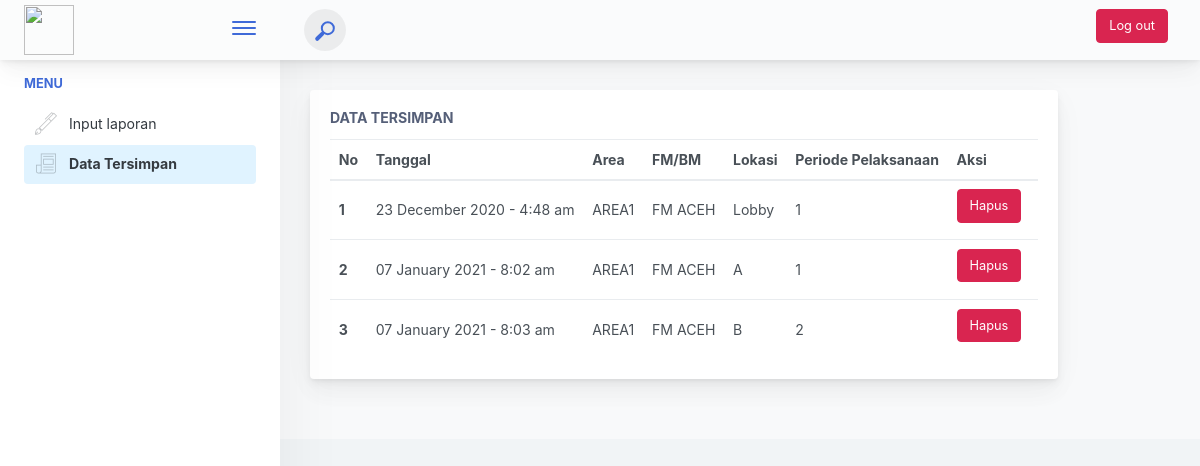
Screenshot of /app/data.php (signed in) with the database file from the repository.
### tables this page shows
CREATE TABLE `data` (
  `id_data` int(11) NOT NULL,
  `tanggal_input` varchar(50) NOT NULL,
  `bulan` varchar(30) NOT NULL,
  `area` varchar(6) NOT NULL,
  `fmbm` varchar(255) NOT NULL,
  `lokasi` varchar(255) NOT NULL,
  `uraian` varchar(255) NOT NULL,
  `periode` varchar(12) NOT NULL,
  `foto` varchar(255) NOT NULL
);

### app/data.php (the view, shortened to what this page needs)
<!doctype html>
<html lang="en">
<head>
<link href="./main.css" rel="stylesheet"></head>
<body>
    <div class="app-container app-theme-white body-tabs-shadow fixed-sidebar fixed-header">
        <div class="app-header header-shadow">
            <div class="app-header__logo">
                <center><img src="../app/assets/images/logotelpro.png" width="50" height="50"></center>
                <div class="header__pane ml-auto">
                    <div>
                        <button type="button" class="hamburger close-sidebar-btn hamburger--elastic" data-class="closed-sidebar">
                            <span class="hamburger-box">
                                <span class="hamburger-inner"></span>
                            </span>
                        </button>
                    </div>
                </div>
            </div>
                <div class="app-header__content">
                <div class="app-header-left">
                    <div class="search-wrapper">
                        <div class="input-holder">
                            <button class="search-icon"><span></span></button>
                        </div>
                    </div>
                    </div>
                <div class="app-header-right">
                    <div class="header-btn-lg pr-0">
                        <div class="widget-content p-0">
                            <div class="widget-content-wrapper">
                                <div class="widget-content-left">
                                    <a href="../logout.php" class="mb-2 mr-2 btn btn-danger" onclick="return confirm('Yakin ingin Logout?')">Log out</a>
                                </div>
                            </div>
                        </div>
                    </div>        </div>
            </div>
        </div>        <div class="app-main">
                <div class="app-sidebar sidebar-shadow">
                        <div class="scrollbar-sidebar">
                        <div class="app-sidebar__inner">
                            <ul class="vertical-nav-menu">
                                <li class="app-sidebar__heading">Menu</li>
                                    <?php
                                        $level = $_SESSION['level'];
                                        if($level=="PUSAT"){
                                echo "<li>
                                            <a href='index.php' class=''>
                                        <i class='metismenu-icon pe-7s-display2'></i>
                                        Dashboard
                                    </a>
                                </li>
                                <li>
                                    <a href='inputdata.php' class='mm-active'>
                                        <i class='metismenu-icon pe-7s-pen'></i>
                                        Input laporan
                                    </a>";
                                        }else{
                                           echo "
                                           <li>
                                    <a href='inputdata.php' class=''>
                                        <i class='metismenu-icon pe-7s-pen'></i>
                                        Input laporan
                                    </a>
                                    <li>
                                    <a href='data.php' class='mm-active'>
                                        <i class='metismenu-icon pe-7s-news-paper'></i>
                                        Data Tersimpan
                                    </a>";
                                        }
                                    ?>
                                </li>
                            </ul>
                        </div>
                    </div>
                </div>
                <div class="app-main__outer">
                    <div class="app-main__inner">
                        <div class="app-page-title">
                            <div class="page-title-wrapper">
                                <div class="col-lg-15">
                                <div class="main-card mb-3 card">
                                    <div class="card-body"><h5 class="card-title">Data Tersimpan</h5>
                                        <div class="table-responsive">
                                            <table class="mb-0 table">
                                                <thead>
                                                <tr>
                                                    <th>No</th>
                                                    <th>Tanggal</th>
                                                    <th>Area</th>
                                                    <th>FM/BM</th>
                                                    <th>Lokasi</th>
                                                    <th>Periode Pelaksanaan</th>
                                                    <th>Aksi</th>
                                                </tr>
                                                </thead>
                                                <tbody>
                                                    <?php
                                                    include("../koneksi.php");
                                                    $uname = $_SESSION['username'];
                                                    $query = $query = mysqli_query($koneksi, "SELECT * FROM users WHERE username='$uname'");
                                                                while($data = mysqli_fetch_array($query)){
                                                                $nama = $data['nama'];
                                                    $nomor=1;
                                                    $data = mysqli_query($koneksi, "SELECT * FROM data WHERE fmbm='$nama'");
                                                        foreach($data as $row){
                                                    ?>
                                                    <?php
                                                    $dataa = $row['fmbm'];
                                                    if($dataa===NULL){
                                                        echo "No Data";
                                                    }else{
                                                       ?>
                                                       <tr>
                                                    <th><?php echo $nomor; ?></th>
                                                    <td><?php echo $row['tanggal_input']; ?></td>
                                                    <td><?php echo $row['area']; ?></td>
                                                    <td><?php echo $row['fmbm']; ?></td>
                                                    <td><?php echo $row['lokasi']; ?></td>
                                                    <td><?php echo $row['periode']; ?></td>
                                                    <td><a href="delete.php?id_data=<?php echo $row['id_data']?>" class="mb-2 mr-2 btn btn-danger" onclick="return confirm('Anda yakin akan menghapus data ini?')">Hapus</a></td>
                                                </tr>
                                                    <?php $nomor++;
                                                     }
                                                    ?>
                                                <?php }
                                                } ?>
                                                </tbody>
                                            </table>
                                        </div>
                                    </div>
                                </div>
                            </div>
                        </div>
                            </div>
                        </div>
        </div>
    </div>
<script type="text/javascript" src="./assets/scripts/main.js"></script></body>
</html>

### rows the page displays
data: tanggal_input "23 December 2020 - 4:48 am", area "AREA1", fmbm "FM ACEH", lokasi "Lobby", periode "1"
data: tanggal_input "07 January 2021 - 8:02 am", area "AREA1", fmbm "FM ACEH", lokasi "A", periode "1"
data: tanggal_input "07 January 2021 - 8:03 am", area "AREA1", fmbm "FM ACEH", lokasi "B", periode "2"
